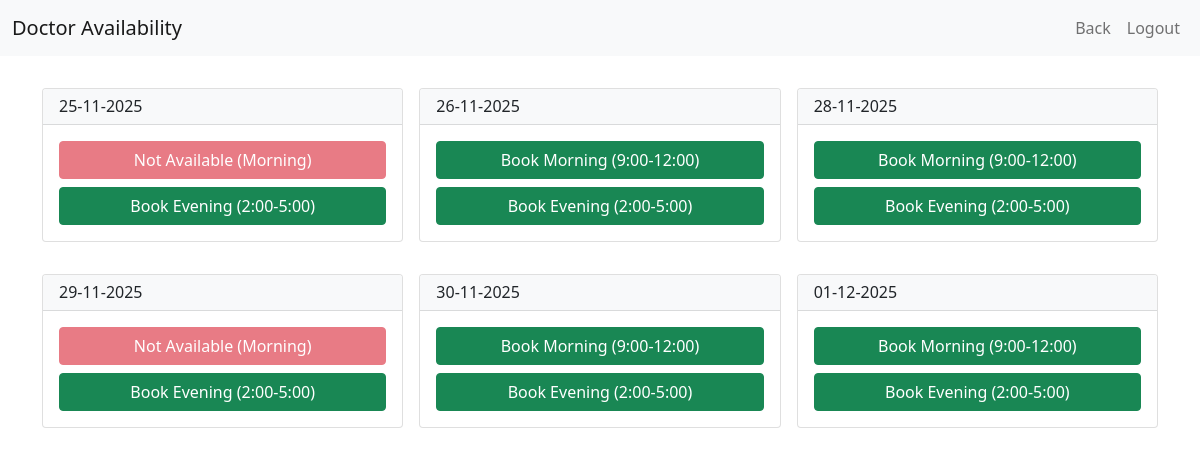
/check-availability/1 (signed in), run on an earlier commit of the app's database.
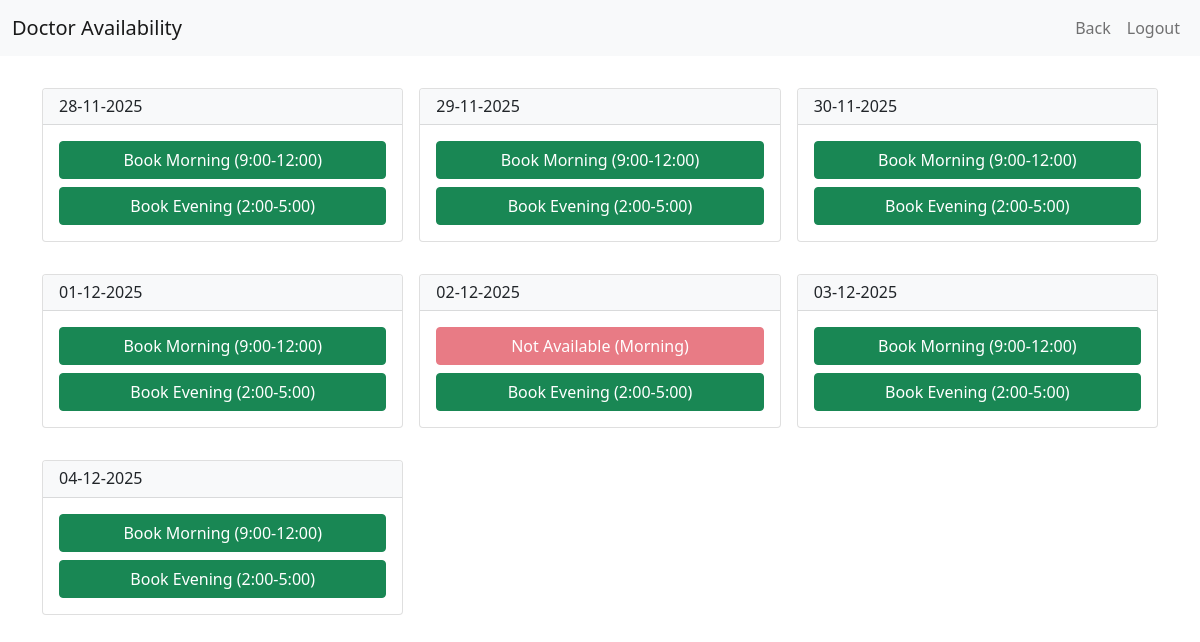
And on a later commit of the database.
### application/models.py (models this page shows)
class DoctorAvailability(db.Model):
    __tablename__ = 'doctor_availability'
    id = db.Column(db.Integer, primary_key=True)
    doctor_id = db.Column(db.Integer, db.ForeignKey('doctors.id', ondelete='CASCADE'), nullable=False, index=True)
    date = db.Column(db.String(20), nullable=False, index=True)  # DD-MM-YYYY format
    morning_time = db.Column(db.Boolean, default=False)
    evening_time = db.Column(db.Boolean, default=False)
    doctor = db.relationship('Doctor', backref=db.backref('availability_slots', lazy='dynamic', cascade='all, delete-orphan'))
    __table_args__ = (db.UniqueConstraint('doctor_id', 'date', name='unique_doctor_date_availability'),)

### application/patient_functionalities.py (the view)
@hospital_app.route('/check-availability/<int:doctor_id>', methods=['GET'])
def check_doctor_availability_fn(doctor_id):
    if session.get('role') != 'patient':
        flash(message='Please log in as patient to access this page', category='warning')
        return redirect(url_for('hospital_home_and_login'))
    doctor = Doctor.query.filter_by(id=doctor_id).first()
    if doctor is None:
        flash(message='Doctor not found', category='danger')
        return redirect(url_for('patient_dashboard_fn'))
    availability_slots = doctor.availability_slots.all()
    if not availability_slots:
        flash(message='No availability slots found for this doctor.', category='info')
        return redirect(url_for('patient_dashboard_fn'))
    return render_template('show_doctor_availability.html', doctor=doctor, availability_slots=availability_slots)

### templates/show_doctor_availability.html (shortened to what this page needs)
<!DOCTYPE html>
<html lang="en">
<head>
  <link rel="stylesheet" href="/static/style.css">
  <link href="https://cdn.jsdelivr.net/npm/bootstrap@5.0.2/dist/css/bootstrap.min.css" rel="stylesheet">
</head>
<body>
  <div id="main">
    <div id="canvas">
      <nav class="navbar navbar-expand-lg navbar-light bg-light mb-3">
        <div class="container-fluid">
          <a class="navbar-brand" href="#">Doctor Availability</a>
          <div class="collapse navbar-collapse" id="navbarSupportedContent">
            <ul class="navbar-nav ms-auto mb-2 mb-lg-0">
              <li class="nav-item">
                <a class="nav-link" href="/patient_dashboard">Back</a>
              </li>
              <li class="nav-item">
                <a class="nav-link" href="/login">Logout</a>
              </li>
            </ul>
          </div>
        </div>
      </nav>
      <div id="content" class="container py-3">
        <div class="row g-3">
          {% for slot in availability_slots %}
          <div class="col-md-4">
            <div class="card mb-3">
              <div class="card-header bg-light">
                <h6 class="mb-0">{{ slot.date }}</h6>
              </div>
              <div class="card-body d-flex flex-column gap-2">
                <form method="POST" action="{{ url_for('book_appointment_fn') }}">
                  {% if slot.morning_time %}
                    <button type="submit" name="book_slot" value="{{ doctor.id }}|{{ slot.date }}|morning" class="btn btn-success w-100 mb-2">Book Morning (9:00-12:00)</button>
                  {% else %}
                    <button class="btn btn-danger w-100 mb-2" disabled>Not Available (Morning)</button>
                  {% endif %}
                  {% if slot.evening_time %}
                    <button type="submit" name="book_slot" value="{{ doctor.id }}|{{ slot.date }}|evening" class="btn btn-success w-100">Book Evening (2:00-5:00)</button>
                  {% else %}
                    <button class="btn btn-danger w-100" disabled>Not Available (Evening)</button>
                  {% endif %}
                </form>
              </div>
            </div>
          </div>
          {% endfor %}
        </div>
      </div>
    </div>
  </div>
</body>
</html>

### static/style.css (style rules this page uses)
body, html { cursor: default !important; }
body { font-family: 'Segoe UI', Tahoma, Geneva, Verdana, sans-serif; }

What changed in the data, as far as the page shows it:
changed DoctorAvailability (number 1 of 7 on the later page): date "25-11-2025" → "28-11-2025"; morning_time "Not Available (Morning)" → "Book Morning (9:00-12:00)"
changed DoctorAvailability (number 2 of 7 on the later page): date "26-11-2025" → "29-11-2025"
changed DoctorAvailability (number 3 of 7 on the later page): date "28-11-2025" → "30-11-2025"
changed DoctorAvailability (number 4 of 7 on the later page): date "29-11-2025" → "01-12-2025"; morning_time "Not Available (Morning)" → "Book Morning (9:00-12:00)"
changed DoctorAvailability (number 5 of 7 on the later page): date "30-11-2025" → "02-12-2025"; morning_time "Book Morning (9:00-12:00)" → "Not Available (Morning)"
changed DoctorAvailability (number 6 of 7 on the later page): date "01-12-2025" → "03-12-2025"
added DoctorAvailability: date "04-12-2025"
